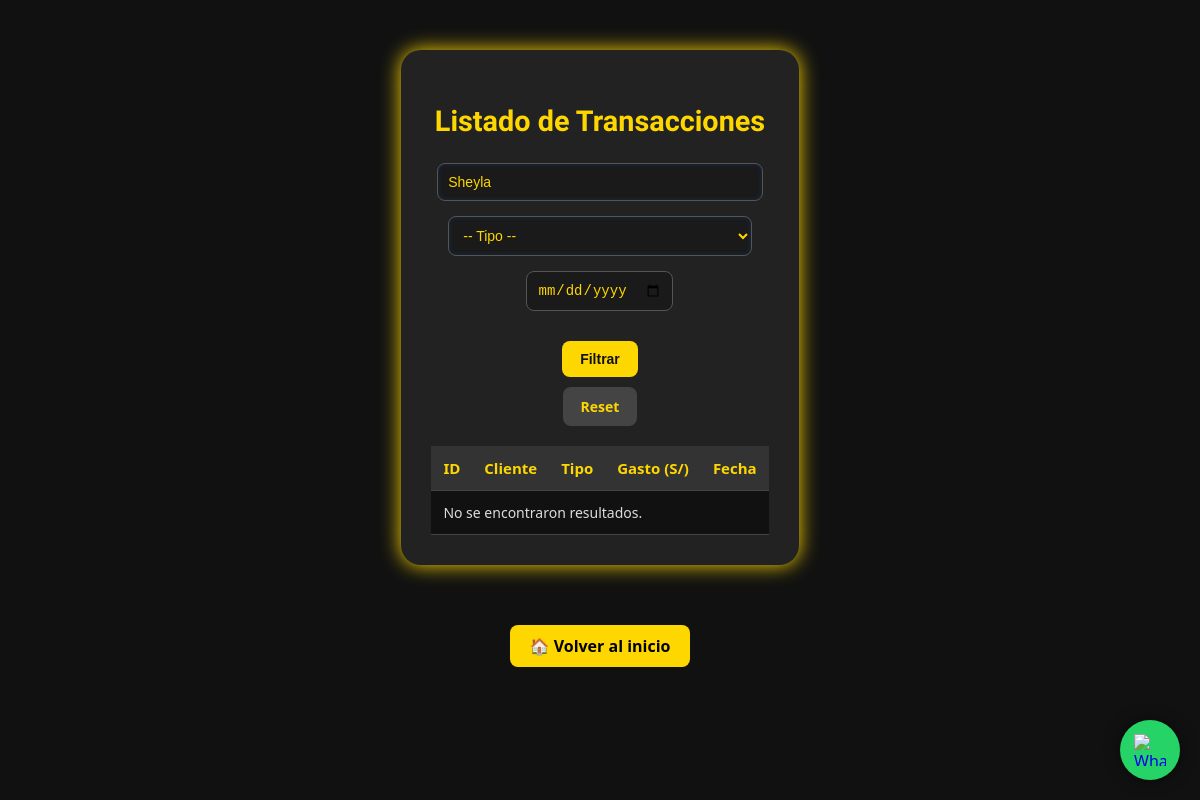
The page /transacciones/listar_transaccion.php?cliente=Sheyla on the database as committed earlier.
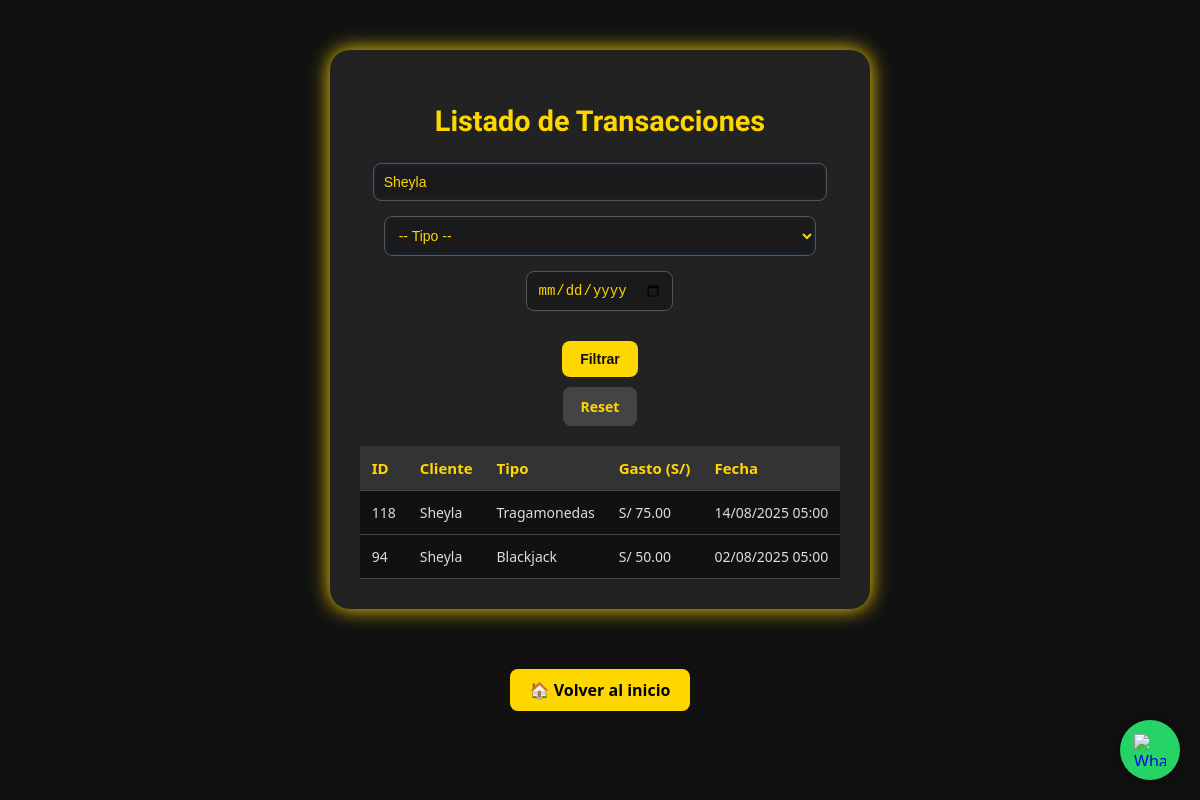
The same page on the database as committed later.
### tables this page shows
CREATE TABLE `transacciones` (
  `id` int(11) NOT NULL,
  `cliente_id` int(11) DEFAULT NULL,
  `tipo` varchar(50) DEFAULT NULL,
  `gasto` decimal(10,2) DEFAULT NULL,
  `fecha` timestamp NOT NULL DEFAULT current_timestamp()
);

CREATE TABLE `clientes` (
  `id` int(11) NOT NULL,
  `nombre` varchar(100) DEFAULT NULL,
  `apellido` varchar(100) DEFAULT NULL,
  `dni` varchar(15) DEFAULT NULL,
  `email` varchar(100) DEFAULT NULL,
  `telefono` varchar(20) DEFAULT NULL,
  `fecha_registro` date DEFAULT NULL,
  `preferencias` text DEFAULT NULL,
  `segmento` varchar(100) NOT NULL
);

### transacciones/listar_transaccion.php (the view, shortened to what this page needs)
<?php
$conn = new mysqli("localhost", "root", "", "atlantic_city_db");
$cliente = $_GET['cliente'] ?? '';
$fecha = $_GET['fecha'] ?? '';
$sql = "SELECT t.id, c.nombre AS cliente, t.tipo, t.gasto, t.fecha
        FROM transacciones t
        JOIN clientes c ON t.cliente_id = c.id
        WHERE 1=1";
if (!empty($cliente)) {
    $sql .= " AND c.nombre LIKE '%" . $conn->real_escape_string($cliente) . "%'";
}
$sql .= " ORDER BY t.fecha DESC";
$resultado = $conn->query($sql);
?>
<!DOCTYPE html>
<html lang="es">
<head>
  <link rel="stylesheet" href="../css/transaccion.css">
  <link rel="stylesheet" href="../css/btns.css">
  <link rel="stylesheet" href="../css/footer_sep.css">
</head>
<body>
  <div class="contenedor">
    <h2>Listado de Transacciones</h2>
    <form method="get" class="filtro-form">
      <input type="text" name="cliente" placeholder="Buscar cliente" value="<?= htmlspecialchars($cliente) ?>">
      <select name="tipo">
        <option value="">-- Tipo --</option>
      </select>
      <input type="date" name="fecha" value="<?= htmlspecialchars($fecha) ?>">
      <button type="submit">Filtrar</button>
      <a href="listar_transaccion.php" class="reset-btn">Reset</a>
    </form>
    <table>
      <thead>
        <tr>
          <th>ID</th>
          <th>Cliente</th>
          <th>Tipo</th>
          <th>Gasto (S/)</th>
          <th>Fecha</th>
        </tr>
      </thead>
      <tbody>
        <?php if ($resultado->num_rows > 0): ?>
          <?php while($fila = $resultado->fetch_assoc()): ?>
            <tr>
              <td><?= $fila['id'] ?></td>
              <td><?= $fila['cliente'] ?></td>
              <td><?= $fila['tipo'] ?></td>
              <td>S/ <?= number_format($fila['gasto'], 2) ?></td>
              <td><?= date('d/m/Y H:i', strtotime($fila['fecha'])) ?></td>
            </tr>
          <?php endwhile; ?>
        <?php else: ?>
            <tr><td colspan="5">No se encontraron resultados.</td></tr>
        <?php endif; ?>
      </tbody>
    </table>
  </div>
  <div class="volver">
    <a href="../index.html" class="btn">🏠 Volver al inicio</a>
  </div>
  <a href="https://wa.me/51921876815" class="wsp-btn" target="_blank" title="Contáctanos por WhatsApp">
      <img src="https://img.icons8.com/color/48/000000/whatsapp.png" alt="WhatsApp">
    </a>
</body>
</html>

Rows that differ between the two databases and show on the page:
added transacciones: id "118", cliente.nombre "Sheyla", tipo "Tragamonedas", gasto "75.00", fecha "14/08/2025 05:00"
added transacciones: id "94", cliente.nombre "Sheyla", tipo "Blackjack", gasto "50.00", fecha "02/08/2025 05:00"
Other text that changed with them:
text no longer shown: "No se encontraron resultados."
